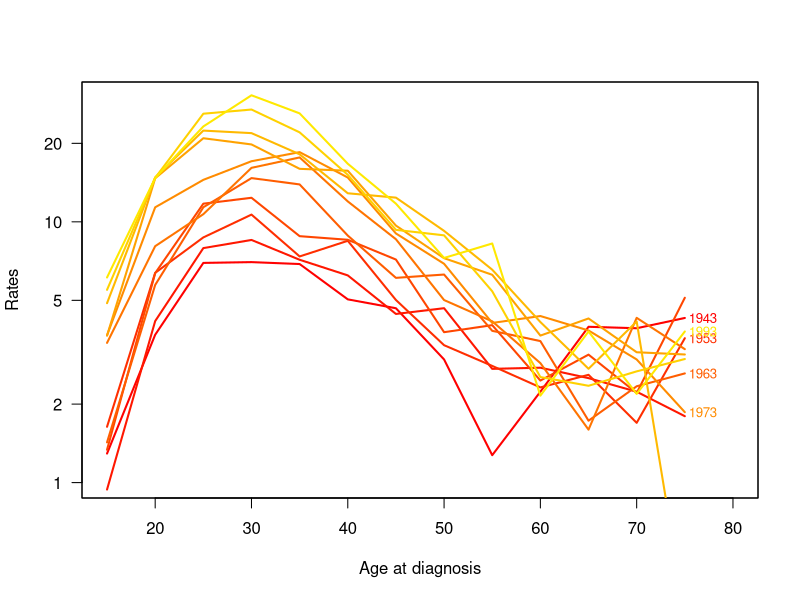
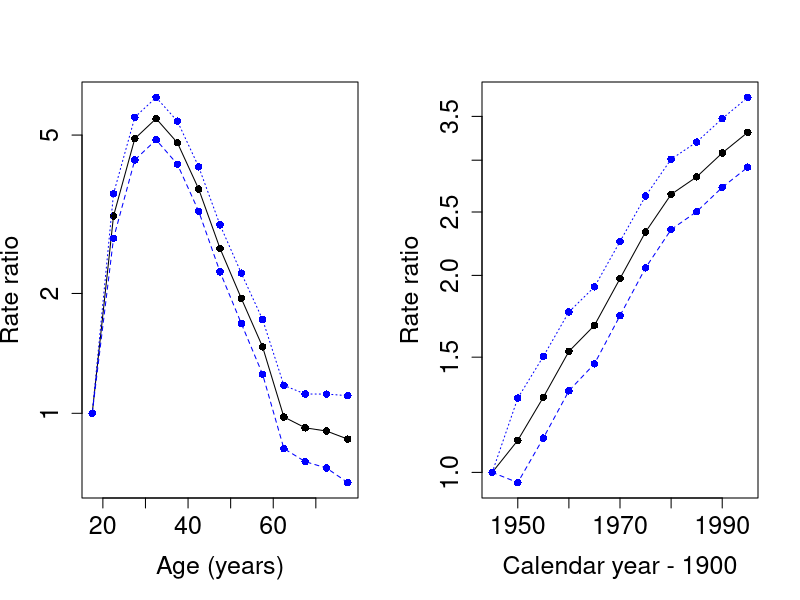
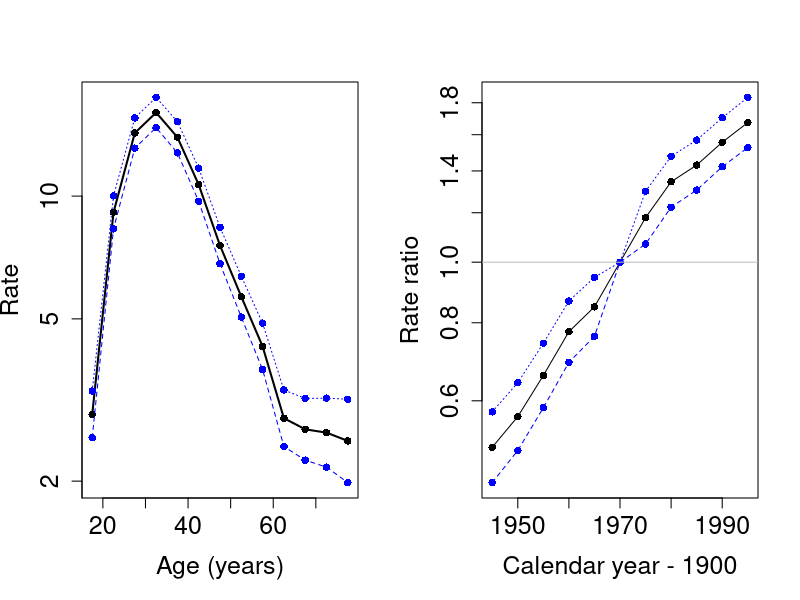
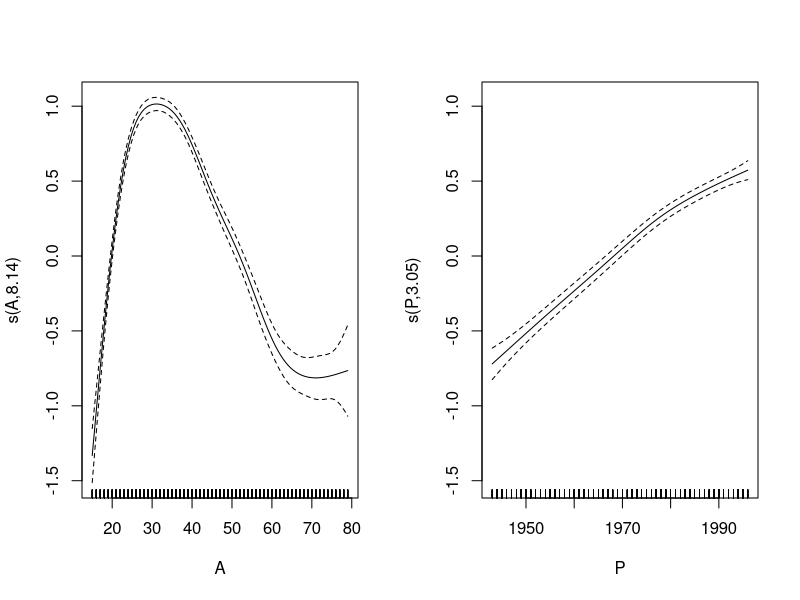
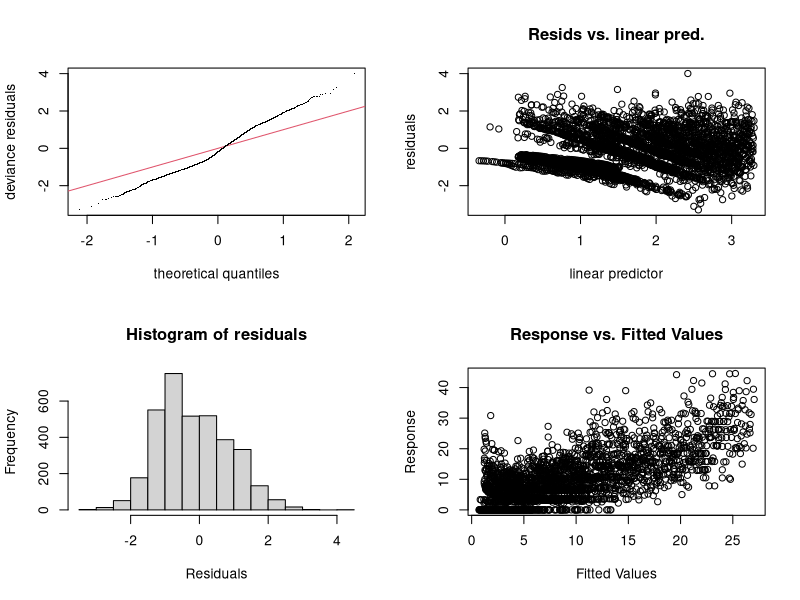
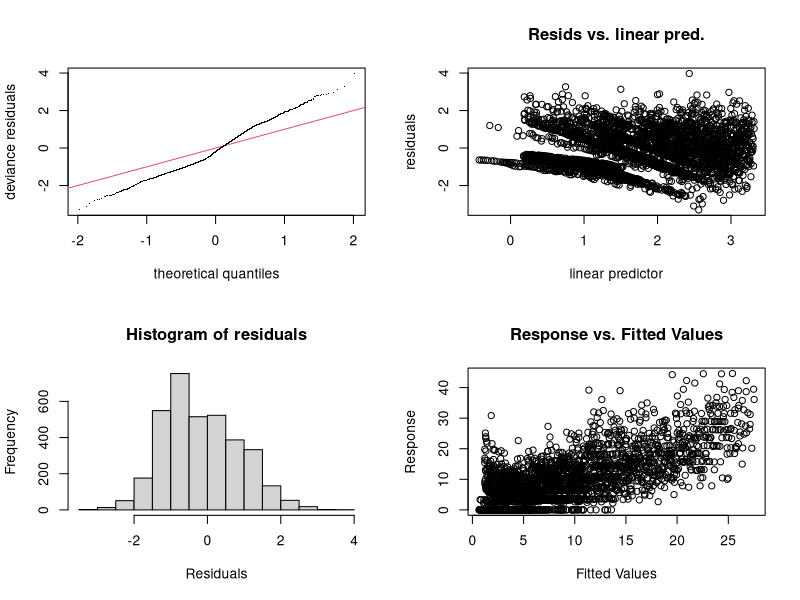
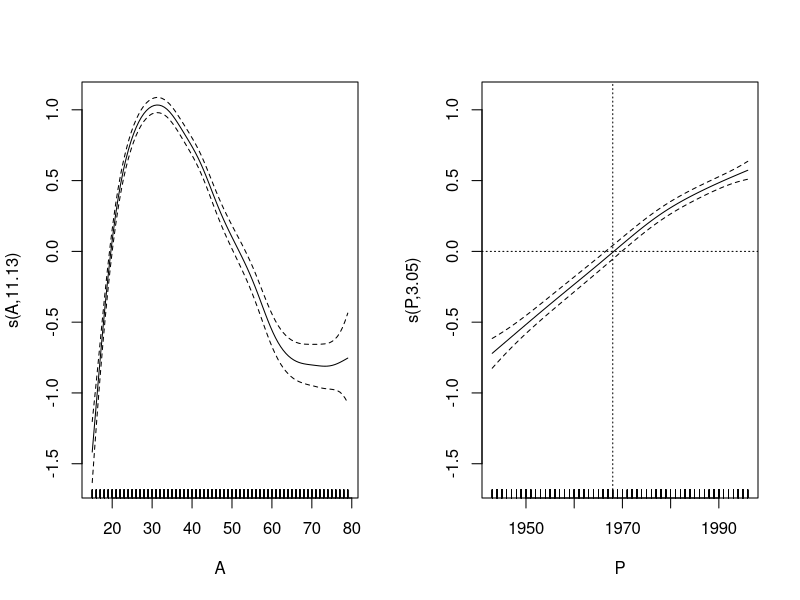
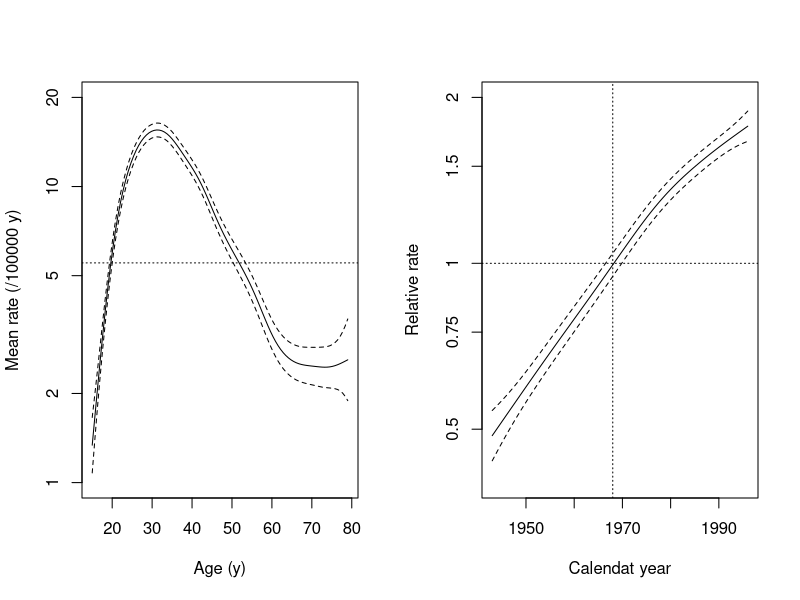

The R script that drew these images, in order:
## ---- chunk 1
knitr::opts_chunk$set(messages=FALSE, keep.source = TRUE, include = TRUE, eps = FALSE, prefix.string = "./graph/cont-eff")
## ---- chunk 2
# opt <- options()
# options( width=90,
#          SweaveHooks=list( fig=function()
#          par(mar=c(3,3,1,1),mgp=c(3,1,0)/1.6,las=1,bty="n") ) )
## ---- chunk 3
library(Epi)
library(mgcv)
data(testisDK)
str(testisDK)
summary(testisDK)
head(testisDK)
## ---- chunk 4
tdk <- subset(testisDK, A > 14 & A < 80)
tdk$Age <- cut(tdk$A, br = 5 * (3:16), include.lowest = TRUE, right = FALSE)
nAge <- length(levels(tdk$Age))
tdk$Per <- cut(tdk$P,
  br = seq(1943, 1998, by = 5),
  include.lowest = TRUE, right = FALSE)
nPer <- length(levels(tdk$Per))
## ---- chunk 5
tab <- stat.table(
  index = list(Age, Per),
  contents = list(
    D = sum(D),
    Y = sum(Y / 1000),
    rate = ratio(D, Y, 10^5)
  ),
  margins = TRUE,
  data = tdk
)
str(tab)
## ---- chunk 6
par(mfrow = c(1, 1))
rateplot(
  rates = tab[3, 1:nAge, 1:nPer], which = "ap", ylim = c(1, 30),
  age = seq(15, 75, 5), per = seq(1943, 1993, 5),
  col = heat.colors(16), ann = TRUE
)
## ---- chunk 7
tdk$Y <- tdk$Y / 100000
mCat <- glm(cbind(D, Y) ~ Age + Per,
  family = poisreg(link = log), data = tdk )
round(ci.exp(mCat), 2)
## ---- chunk 8
aMid <- seq(17.5, 77.5, by = 5)
pMid <- seq(1945, 1995, by = 5)
par(mfrow=c(1,2))
matplot(aMid, rbind(c(1,1,1), ci.exp(mCat)[2:13, ]), type = "o", pch = 16,
   log = "y", cex.lab = 1.5, cex.axis = 1.5, 
   col = c("black", "blue", "blue"),
  xlab = "Age (years)", ylab = "Rate ratio" )
matplot(pMid, rbind(c(1,1,1), ci.exp(mCat)[14:23, ]), type = "o", pch = 16,
   log = "y", cex.lab = 1.5, cex.axis = 1.5, 
   col = c("black", "blue", "blue"),
  xlab = "Calendar year - 1900", ylab = "Rate ratio" )
## ---- chunk 9
tdk$Per70 <- Relevel(tdk$Per, ref = 6)
mCat2 <- glm(cbind(D, Y) ~ -1 + Age + Per70,
  family = poisreg(link = log), data = tdk )
round(ci.exp(mCat2), 2)
## ---- chunk 10
par(mfrow = c(1, 2))
matplot(aMid, ci.exp(mCat2)[1:13, ], type = "o", pch = 16, lwd=c(2,1,1),  
   log = "y", cex.lab = 1.5, cex.axis = 1.5, 
   col = c("black", "blue", "blue"),
  xlab = "Age (years)", ylab = "Rate" )
matplot(pMid, rbind(ci.exp(mCat2)[14:18, ], 
                    c(1,1,1), ci.exp(mCat2)[19:23, ]),
        type = "o", pch = 16, log = "y", cex.lab = 1.5, cex.axis = 1.5,
         col = c("black", "blue", "blue"),
        xlab = "Calendar year - 1900", ylab = "Rate ratio" )
abline(h = 1, col = "gray")
## ---- chunk 11
mPen <- mgcv::gam(cbind(D, Y) ~ s(A) + s(P),
  family = poisreg(link = log), data = tdk
)
summary(mPen)
## ---- chunk 12
par(mfrow = c(1, 2))
plot(mPen, se=2, seWithMean = TRUE)
## ---- chunk 13
par(mfrow = c(2, 2))
gam.check(mPen)
## ---- chunk 14
mPen2 <- mgcv::gam(cbind(D, Y) ~ s(A, k = 20) + s(P),
  family = poisreg(link = log), data = tdk
)
summary(mPen2)
## ---- chunk 15
par(mfrow = c(2, 2))
gam.check(mPen2)
## ---- chunk 16
par(mfrow = c(1, 2))
plot(mPen2, seWithMean = TRUE)
abline(v = 1968, h = 0, lty = 3)
## ---- chunk 17
icpt <- coef(mPen2)[1]
par(mfrow = c(1, 2))
plot(mPen2, 
  seWithMean = TRUE, select = 1, rug = FALSE,
  yaxt="n",  ylim = c(log(1), log(20)) - icpt,
  xlab = "Age (y)", ylab = "Mean rate (/100000 y)"
)
axis(2, at = log(c(1, 2, 5, 10, 20)) - icpt, 
     labels = c(1, 2, 5, 10, 20))
abline(h = 0, lty=3)
plot(mPen2,
  seWithMean = TRUE, select = 2, rug = FALSE,
  yaxt = "n", ylim = c(log(0.4), log(2)),
  xlab = "Calendat year", ylab = "Relative rate"
)
axis(2, at = log(c(0.5, 0.75, 1, 1.5, 2)), 
     labels = c(0.5, 0.75, 1, 1.5, 2))
abline(v = 1968, h = 0, lty = 3)
